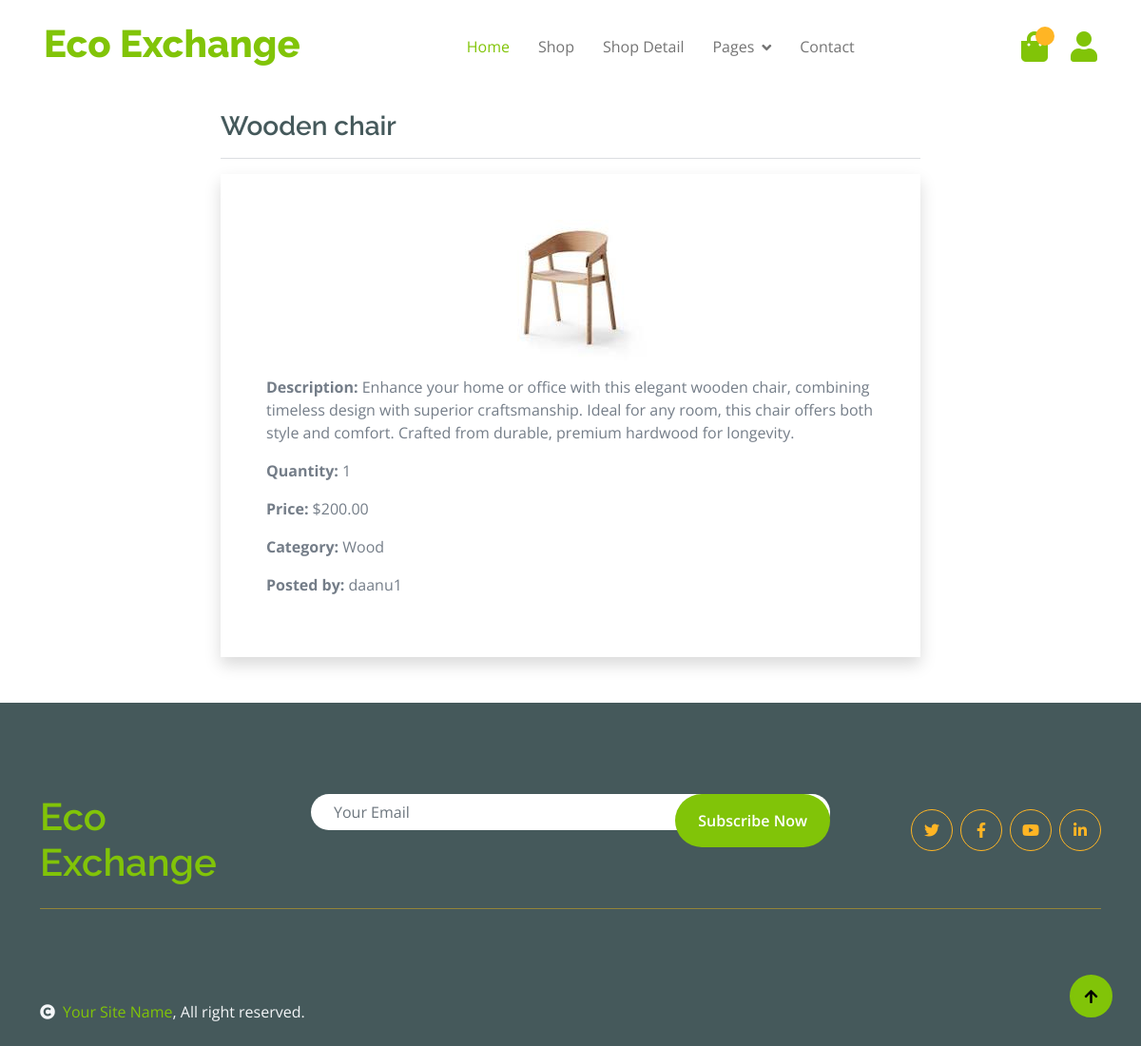
Before: /product/1 with the older database file.
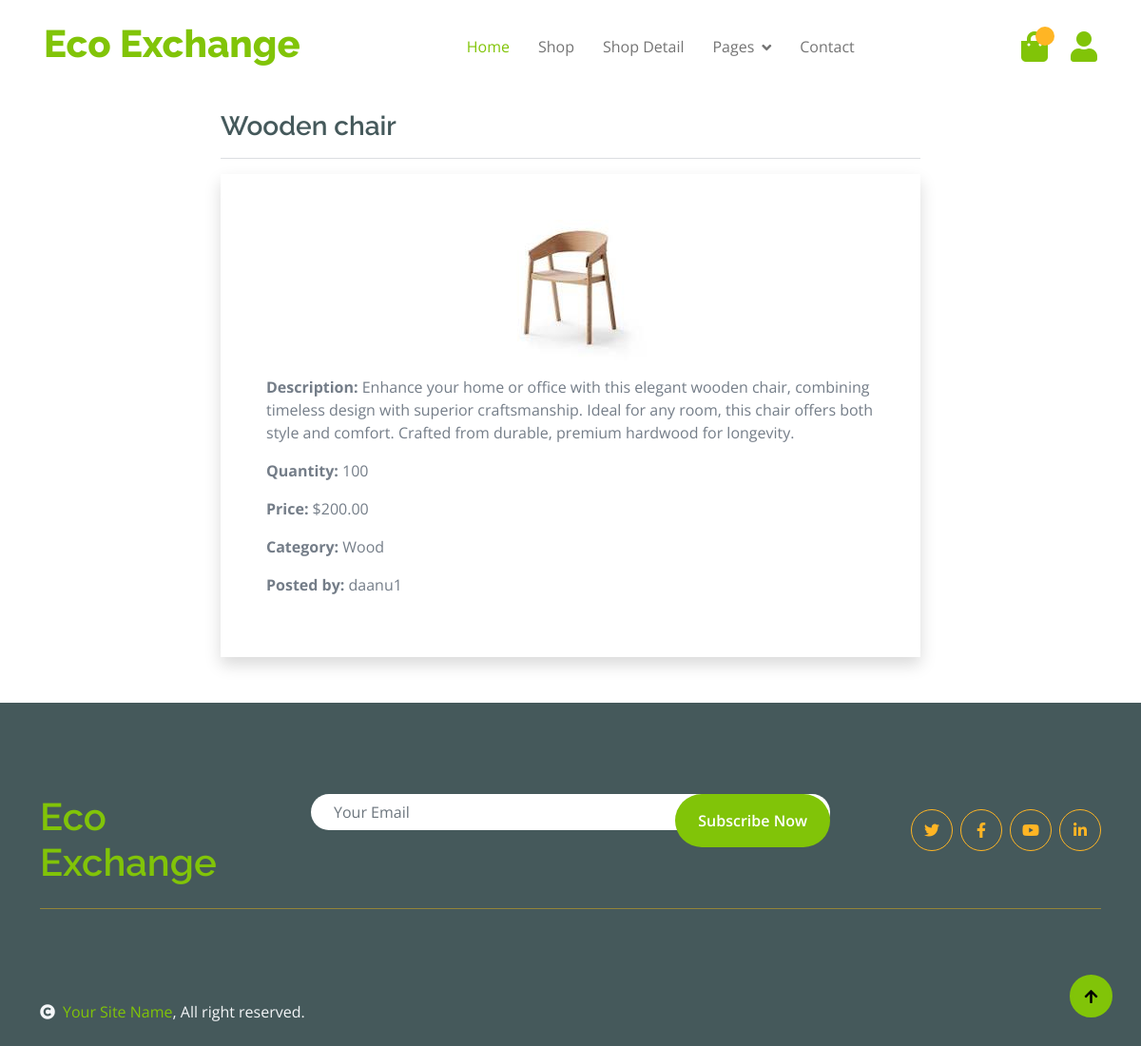
After: the same page with the newer database file.
### product/models.py (models this page shows, shortened)
class Product(models.Model):
    CATEGORY_CHOICES = [
        ('PAPER', 'Paper'),
        ('PLASTIC', 'Plastic'),
        ('GLASS', 'Glass'),
        ('METAL', 'Metal'),
        ('ELECTRONICS', 'Electronics'),
        ('ORGANIC', 'Organic'),
        ('TEXTILES', 'Textiles'),
        ('BATTERIES', 'Batteries'),
        ('WOOD', 'Wood'),
        ('RUBBER', 'Rubber'),
        ('MIXED_MATERIALS', 'Mixed Materials'),
    ]
    product_id = models.AutoField(primary_key=True)
    product_name = models.CharField(max_length=255)
    product_description = models.TextField()
    image = models.ImageField(upload_to='img/')
    quantity = models.IntegerField()
    price = models.DecimalField(max_digits=10, decimal_places=2)
    category = models.CharField(max_length=50, choices=CATEGORY_CHOICES)
    user = models.ForeignKey(Member, on_delete=models.CASCADE)

### product/views.py (the view)
def product_detail(request,pk):
    product = get_object_or_404(Product,pk=pk)
    return render(request,template_name='product/product_detail.html',context={'product':product})

### product/templates/product/product_detail.html (shortened to what this page needs)
{% extends 'product/base.html' %}
{% load static %}
{% block body %}
    <div class="container">
        <div class="row my-3">
            <div class="col-sm-8 offset-sm-2">
                <h3>{{ product.product_name }}</h3>
                <hr>
                <div class="shadow p-5">
                    <div class="text-center">
                        <img src="{{ product.image.url }}" alt="{{ product.product_name }}" class="img-fluid mb-3">
                    </div>
                    <p><strong>Description:</strong> {{ product.product_description }}</p>
                    <p><strong>Quantity:</strong> {{ product.quantity }}</p>
                    <p><strong>Price:</strong> ${{ product.price }}</p>
                    <p><strong>Category:</strong> {{ product.get_category_display }}</p>
                    <p><strong>Posted by:</strong> {{ product.user.username }}</p>
                </div>
            </div>
        </div>
    </div>
{% endblock %}

Changed rows visible on the page:
changed Product "Wooden chair": quantity "1" → "100"
